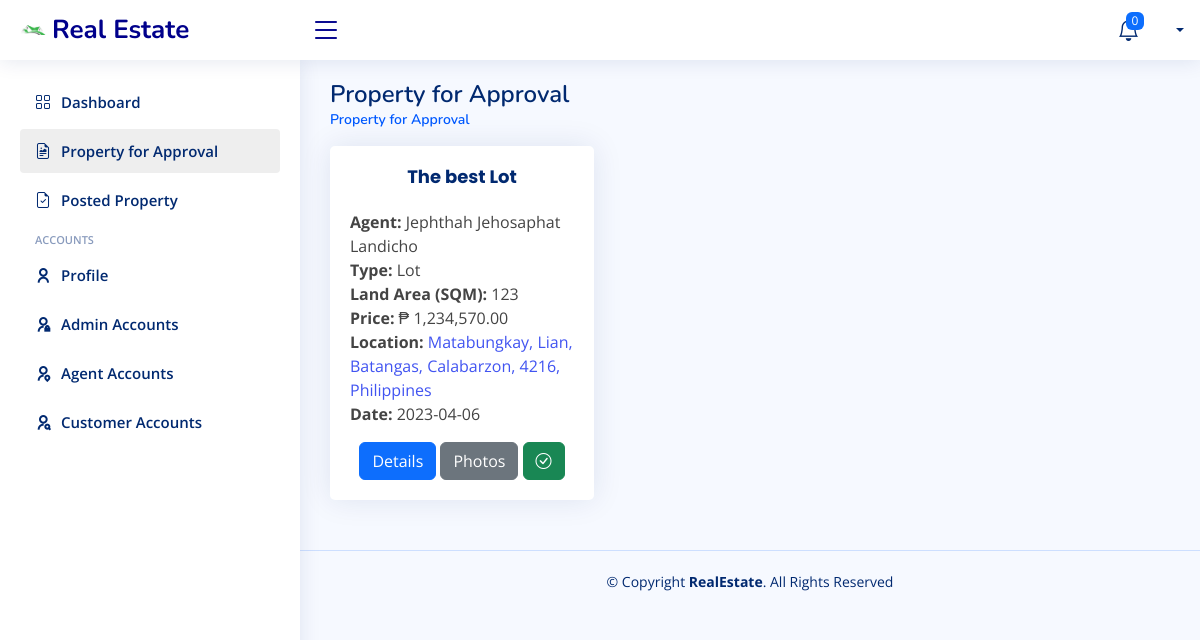
Page /Admin/approval.php (signed in) on the earlier database version.
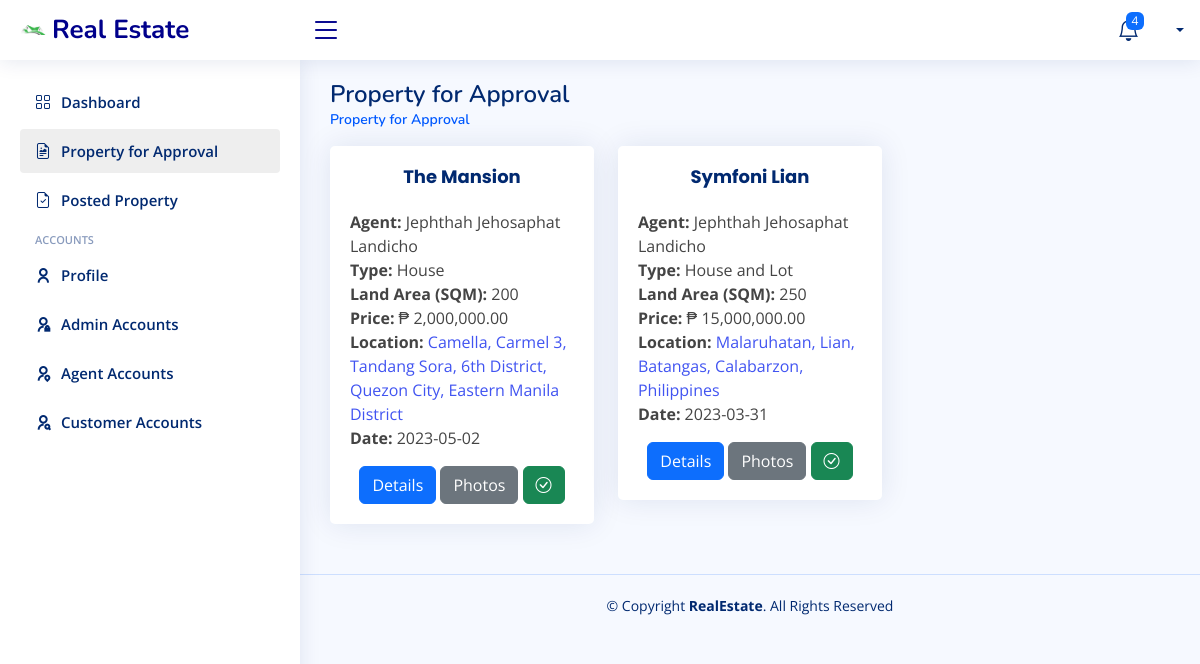
Same page on the later database version.
### tables this page shows
CREATE TABLE `seller_property` (
  `id` varchar(150) NOT NULL,
  `title` varchar(150) NOT NULL,
  `more_info` text NOT NULL,
  `price` float NOT NULL,
  `sqm` float NOT NULL,
  `type` varchar(50) NOT NULL,
  `approved` varchar(5) NOT NULL,
  `status` varchar(10) NOT NULL,
  `seller_id` int(11) NOT NULL,
  `latitude` varchar(150) NOT NULL,
  `longitude` varchar(150) NOT NULL,
  `location` varchar(150) NOT NULL,
  `bedroom` int(11) NOT NULL,
  `garages` int(11) NOT NULL,
  `cr` int(11) NOT NULL,
  `image` text NOT NULL,
  `date` date NOT NULL,
  `floor_sqm` float NOT NULL
);

CREATE TABLE `seller_login` (
  `id` int(11) NOT NULL,
  `name` varchar(100) NOT NULL,
  `username` varchar(100) NOT NULL,
  `email` varchar(100) NOT NULL,
  `password` varchar(100) NOT NULL,
  `address` varchar(100) NOT NULL,
  `contact_num` varchar(20) NOT NULL,
  `image` text NOT NULL,
  `verified` int(11) NOT NULL,
  `code` int(11) NOT NULL
);

### Admin/approval.php (the view, shortened to what the changed rows need)
<?php include 'header.php';
global $con;
$sql = "SELECT seller_property.id, `title`, sl.name AS Name, `more_info`, `price`, `sqm`, `type`, `latitude`, `longitude`, `location`, `bedroom`, `garages`, `cr`, seller_property.image,`date`,`floor_sqm`,seller_property.seller_id FROM `seller_property`
INNER JOIN `seller_login` AS sl ON seller_property.seller_id = sl.id
WHERE approved='No' ORDER BY date DESC";
$result = $con->query($sql);
?>
<link rel="stylesheet" href="https://unpkg.com/leaflet@1.9.3/dist/leaflet.css"
 />
<main id="main" class="main">
    <div class="pagetitle">
        <h1>Property for Approval</h1>
    </div>
    <section class="section admin-confirmation">
        <div class="row">
            <?php if ($result->num_rows > 0) {
    while($row = $result->fetch_assoc()) { ?>
            <div class="col-md-4 px-10">
                <div class=" card" style="">
                    <div class="card-body">
                        <h5 class="card-title" style="text-align:center"> <strong> <?php echo $row["title"]; ?>
                            </strong> </h5>
                        <p class="card-text">
                            <strong> Agent: </strong> <?php echo $row["Name"]; ?> <br>
                            <strong> Type: </strong> <?php echo $row["type"]; ?> <br>
                            <strong> Land Area (SQM): </strong> <?php echo $row["sqm"]; ?> <br>
                            <?php
                            $price = $row["price"];
                            $_price = number_format($price,2);
                            ?>
                            <strong> Price: </strong> ₱ <?php echo $_price ?><br>
                            <strong> Location: </strong> <a style="cursor: pointer;" data-id2="<?php echo $row["id"]?>"
                                class="show-loc">
                                <?php echo $row["location"]; ?></a><br>
                            <strong> Date: </strong> <?php echo $row["date"]; ?><br>
                        </p>
                        <div style="text-align: center">
                            <button data-id="<?php echo $row["id"]?>" type_prop="<?php echo $row["type"]?>"
                                title="View Property Details" id="btn_details" type="button"
                                class="btn btn-primary btn_details" data-bs-backdrop="static" data-bs-keyboard="false">
                                Details</button>
                            <button data-id1="<?php echo $row["id"]?>" title="View Property Photos" id="btn_photos"
                                type="button" class="btn btn-secondary btn_photos" data-bs-backdrop="static"
                                data-bs-keyboard="false">
                                Photos</button>
                            <button data-id2="<?php echo $row["seller_id"]?>" data-id3="<?php echo $row["id"]?>"
                                title="Approved Property" id="btn_approved" type="button"
                                class="btn btn-success btn_approved">
                                <i class="bi bi-check-circle"></i>
                            </button>
                        </div>
                    </div>
                </div>
            </div>
            <?php
            }} else {echo "<h3 class='text-center text-secondary'> NO PROPERTIES TO BE APPROVED </h3>";} ?>
        </div>
    </section>
</main>
<?php include 'footer.php'; ?>

### Admin/header.php (shortened to what the changed rows need)
<?php
    global $con;
 $count = "SELECT COUNT(*) as total_rows FROM notifications WHERE `user_type` = 'Admin' AND `status` = 'Unread'";
 $result = mysqli_query($con, $count);
 $row = mysqli_fetch_assoc($result);
 $total_notif = $row["total_rows"];
?>
<!DOCTYPE html>
<html lang="en">
<head>
    <link href="../assets/vendor/bootstrap/css/bootstrap.min.css" rel="stylesheet">
    <link href="../assets/vendor/bootstrap-icons/bootstrap-icons.css" rel="stylesheet">
    <link href="../assets/vendor/boxicons/css/boxicons.min.css" rel="stylesheet">
    <link href="../assets/vendor/quill/quill.snow.css" rel="stylesheet">
    <link href="../assets/vendor/quill/quill.bubble.css" rel="stylesheet">
    <link href="../assets/vendor/remixicon/remixicon.css" rel="stylesheet">
    <link href="../assets/vendor/simple-datatables/style.css" rel="stylesheet">
    <link href="../assets/css/style.css" rel="stylesheet">
    <link rel="stylesheet" href="https://cdnjs.cloudflare.com/ajax/libs/font-awesome/6.2.0/css/all.min.css"
 />
    <link rel="stylesheet"
        href="https://cdnjs.cloudflare.com/ajax/libs/bootstrap-datepicker/1.4.1/css/bootstrap-datepicker3.css" />
    <link rel="stylesheet"
        href="https://cdnjs.cloudflare.com/ajax/libs/bootstrap-multiselect/1.1.2/css/bootstrap-multiselect.css"
 />
    <link rel="stylesheet"
        href="https://cdnjs.cloudflare.com/ajax/libs/bootstrap-multiselect/1.1.2/css/bootstrap-multiselect.min.css"
 />
</head>
<body>
    <header id="header" class="header fixed-top d-flex align-items-center">
        <nav class="header-nav ms-auto">
            <ul class="d-flex align-items-center">
                <li class="nav-item dropdown">
                    <a class="nav-link nav-icon" href="#" data-bs-toggle="dropdown">
                        <i class="bi bi-bell"></i>
                        <span class="badge bg-primary badge-number"><?= $total_notif ?></span>
                    </a>
                </li>
            </ul>
        </nav>
    </header>

Differences in the rows shown:
no longer on this page (row edited): seller_property: title "The best Lot", seller.name "Jephthah Jehosaphat Landicho", type "Lot", sqm "123", price "1,234,570.00", location "Matabungkay, Lian, Batangas, Calabarzon, 4216, Philippines", date "2023-04-06"
added seller_property: title "The Mansion", seller.name "Jephthah Jehosaphat Landicho", type "House", sqm "200", price "2,000,000.00", location "Camella, Carmel 3, Tandang Sora, 6th District, Quezon City, Eastern Manila District", date "2023-05-02"
now on this page (row edited): seller_property: title "Symfoni Lian", seller.name "Jephthah Jehosaphat Landicho", type "House and Lot", sqm "250", price "15,000,000.00", location "Malaruhatan, Lian, Batangas, Calabarzon, Philippines", date "2023-03-31"
Other differences:
$total_notif: "0" → "4"
